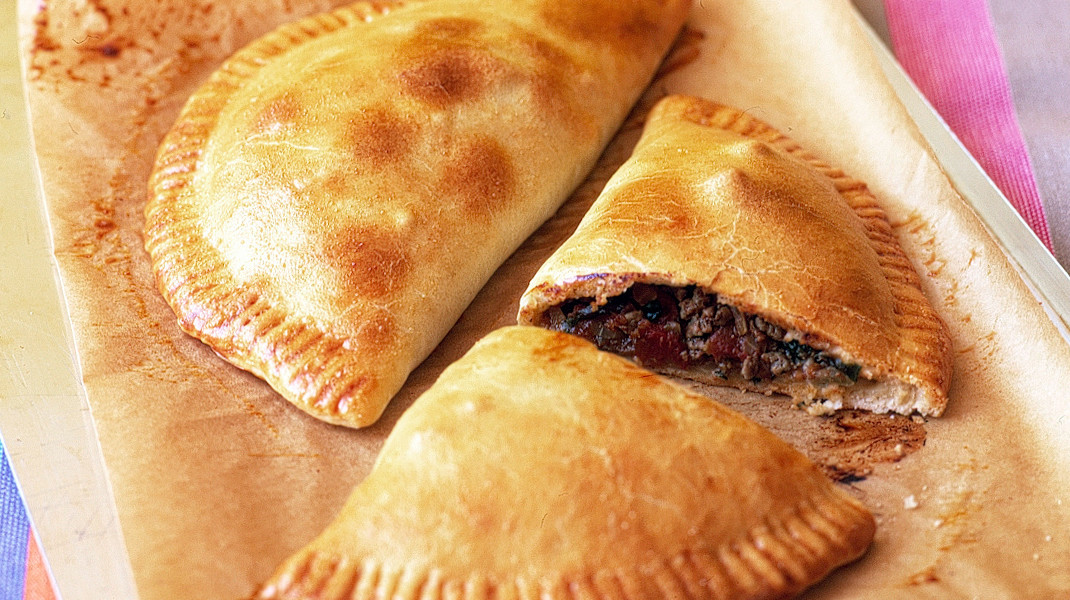
#> input picture tensorflow/empanadas.jpg, 1070 x 600 px
$ python prepare_images.py   (older library calls are emulated)
#> lines starting #> are read from the running program, lines starting #| are printed output that depends on the picture
from PIL import Image

im = Image.open("empanadas.jpg")
#> im is the input picture: PIL image 1070x600 RGB; mean R, G, B 211.9, 158.8, 106.8

size = 64, 64

out = im.convert("L").resize((64,64))
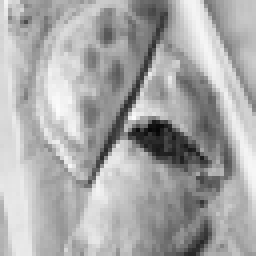
#> out: PIL image 64x64 L (shown 4 times larger); min 6, max 252, mean 168.7
out.thumbnail(size, Image.ANTIALIAS)

with open("processed.jpg", 'w') as f:
    out.save(f)
